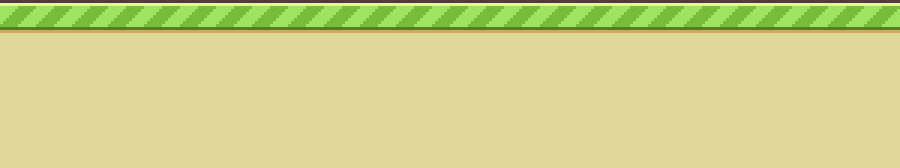
#> input picture ground.png, 900 x 168 px
$ python imagewithandheigght.py
#> lines starting #> are read from the running program, lines starting #| are printed output that depends on the picture
import cv2 , matplotlib.pyplot as plt
img = cv2.imread('ground.png')
#> img is the input picture: shape (168, 900, 3); mean B, G, R 137.9, 209.5, 206.5
h,w = img.shape[:2]
#> h = 168; w = 900
img = cv2.cvtColor(img, cv2.COLOR_BGR2RGB)
r1,r2 = ((20,20),(150,150)),((w-220,h-220),(w-20,h-20))
#> r1 = ((20, 20), (150, 150)); r2 = ((680, -52), (880, 148))
cv2.rectangle(img, r1[0],r1[1],(255,255,0),3)
cv2.rectangle(img, r2[0],r1[1],(255,0,255),3)
c1, c2 = ((r1[0][0] + r1[1][0]) // 2, (r1[0][1] + r1[1][1]) // 2), ((r2[0][0] + r2[1][0]) // 2, (r2[0][1] + r2[1][1]) // 2)
#> c1 = (85, 85); c2 = (780, 48)
cv2.circle(img,c1,15,(0,255,0),-1)
cv2.circle(img,c2,15,(255,0,0),-1)
cv2.line(img,c1,c2,(0,255,255),3)
font = cv2.FONT_HERSHEY_SIMPLEX
cv2.putText(img,'Region 1', (r1[0][0],r1[0][1]-10), font,0.7 , (255,255,255),2)
cv2.putText(img,'Region 2', (r2[0][0],r2[0][1]-10), font,0.7 , (255,255,255),2)
cv2.putText(img,'Center 1', (c1[0]-40,c1[1]+40), font,0.7 , (255,255,0),2)
cv2.putText(img,'Center 2', (c2[0]-40,c2[1]+40), font,0.7 , (255,255,0),2)
arrow_s, arrow_e = (w-50,20),(w-50,h-20)
#> arrow_s = (850, 20)
cv2.arrowedLine(img,arrow_s,arrow_e,(255,255,0),3,tipLength=0.05)
cv2.arrowedLine(img,arrow_e,arrow_s,(255,255,0),3,tipLength=0.05)
#> img: shape (168, 900, 3); mean R, G, B 203.3, 205.3, 139.1
cv2.putText(img, f'Height: {h}px', (w - 200, h // 2), font, 0.7, (255, 255, 255), 2)
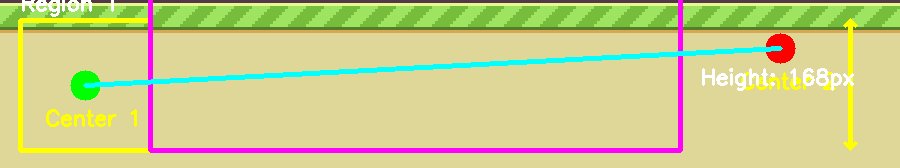
#> img: shape (168, 900, 3); mean R, G, B 203.5, 205.5, 140.1
plt.imshow(img)
plt.title('Annotated image')
plt.axis('off')
plt.show()
